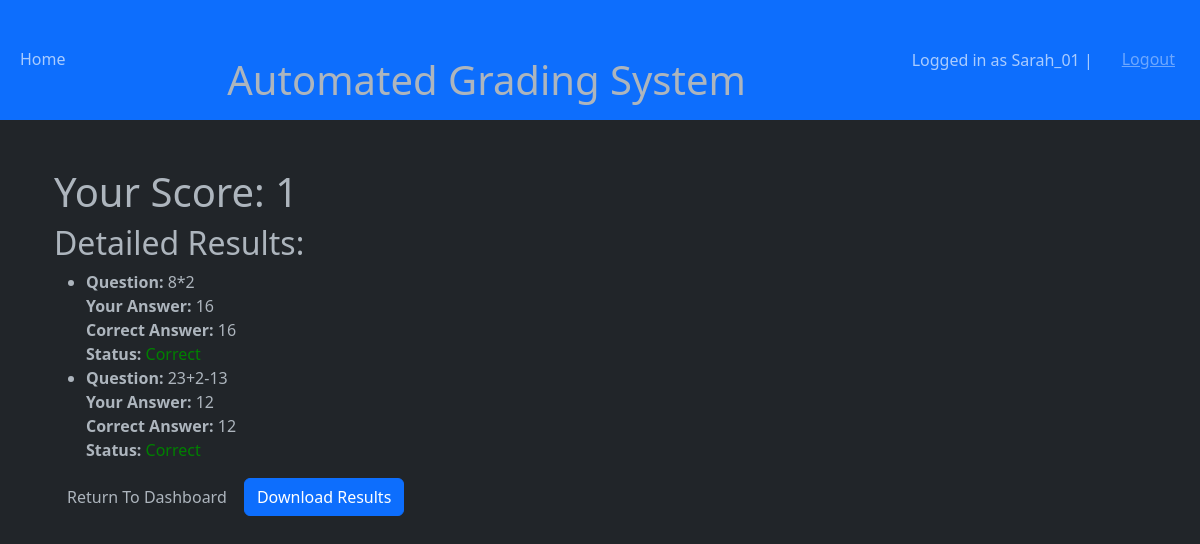
The page /quiz_results/1/365bb2ad-c953-480c-8eb0-f1f093545ca2/ (signed in) on the database its author committed.
### QuizApp/models.py (models this page shows, shortened)
class CustomUser(AbstractUser):
    is_instructor = models.BooleanField(default=False)

class Question(models.Model):
    quiz = models.ForeignKey(Quiz, related_name='questions', on_delete=models.CASCADE)
    text = models.CharField(max_length=1000)
    score = models.PositiveIntegerField(default=1)

class Choice(models.Model):
    question = models.ForeignKey(Question, related_name='choices', on_delete=models.CASCADE)
    text = models.CharField(max_length=500)
    is_correct = models.BooleanField(default=False)

### QuizApp/views.py (the view)
# urls.py: path('quiz_results/<int:score>/<str:quiz_session>/', views.quiz_results, name='quiz_results'),
@login_required
def quiz_results(request, score, quiz_session):
    user_responses = UserResponse.objects.filter(quiz_session=quiz_session)
    quiz = user_responses.first().quiz if user_responses else None  # Assume all responses belong to the same quiz
    details = []
    if quiz:
        questions = quiz.questions.all()
        for question in questions:
            response = user_responses.filter(question=question).first()
            correct_answer = Choice.objects.get(question=question, is_correct=True)
            if response:
                user_answer = response.choice
                is_correct = user_answer == correct_answer
            else:
                user_answer = None
                is_correct = False
            details.append({
                'question': question.text,
                'user_answer': user_answer.text if user_answer else "None",
                'correct_answer': correct_answer.text,
                'is_correct': is_correct
            })
    return render(request, 'QuizApp/quiz_results.html', {'score': score, 'details': details, 'quiz_session': quiz_session})

### QuizApp/templates/QuizApp/quiz_results.html
{% extends 'QuizApp/base.html' %}
{% block content %}
    <div class="container mt-5">
        <h1>Your Score: {{ score }}</h1>
        <h2>Detailed Results:</h2>
        <ul>
            {% for detail in details %}
                <li>
                    <strong class="results_question">Question:</strong> {{ detail.question }}<br>
                    <strong class="results_user_answer">Your Answer:</strong> {{ detail.user_answer }}<br>
                    <strong class="results_correct_answer">Correct Answer:</strong> {{ detail.correct_answer }}<br>
                    <strong>Status:</strong>
                    <span style="color: {% if detail.is_correct %}green{% else %}red{% endif %};">
                        {{ detail.is_correct|yesno:"Correct,Incorrect" }}
                    </span>
                </li>
            {% endfor %}
        </ul>
        <button onclick="location.href='/quiz/student_dashboard/'" class="returnToDashboard btn">Return To Dashboard</button>
        <a href="{% url 'download_pdf' quiz_session %}" class="btn btn-primary">Download Results</a>
    </div>
{% endblock %}

### QuizApp/templates/QuizApp/base.html (shortened to what this page needs)
{% load static %}
<!DOCTYPE html>
<html lang="en">
    <head>
        <link rel="stylesheet" type="text/css" href="{% static 'css/styles.css' %}">
        <link href="https://cdn.jsdelivr.net/npm/bootstrap@5.3.0/dist/css/bootstrap.min.css" rel="stylesheet">
    </head>
    <body data-bs-theme="dark">
        <nav class="navbar navbar-expand-lg bg-primary ">
            <div class="container-fluid" >
                <div>
                    <ul class="navbar-nav nav-underline">
                        <li class="nav-item">
                            <a class="nav-link" href="{% url 'home' %}">Home</a>
                        </li>
                    </ul>
                </div>
                <div class="row">
                    <ul class="navbar-nav nav-underline">
                        <li>
                            <div class="col"><h1 class="text-center mt-5">Automated Grading System</h1></div>
                        </li>
                    </ul>
                </div>
                <div>
                    <ul class="navbar-nav nav-underline">
                        {% if user.is_authenticated %}
                        <span class="navbar-text">Logged in as {{user.username}} | </span>
                        <li class="nav-item">
                            <form method="POST" action="{% url 'logout' %}" style="display:inline;">
                                <button type="submit" class="btn btn-link">Logout</button>
                            </form>
                        </li>
                        {% else %}
                        <li class="nav-item">
                            <a class="nav-link" href="{% url 'login' %}">Login</a>
                        </li>
                        {% endif %}
                    </ul>
                </div>
            </div>
        </nav>
        <div class="container">
        {% block content %}
        {% endblock %}
        </div>
    </body>
</html>

### QuizApp/static/css/styles.css (style rules this page uses)
:root { --bs-primary: #00a76a; --bs-secondary: #38b1c2; --bs-primary-fg: #75b9d4; --bs-success: #006e72; --bs-background-body: #010408; --bs-text: #ffffff; --bs-link: #017c6e; }
body { background-color: var(--bs-background-body); color: var(--bs-text); }
a { color: var(--bs-link); }

### rows shown on the page
CustomUser: username "Sarah_01"
Question: question "8*2"
Choice: user_answer "16", correct_answer "16"
Question: question "23+2-13"
Choice: user_answer "12", correct_answer "12"

### other values the page prints
{{ score }} "1"
{{ detail.is_correct|yesno:"Correct,Incorrect" }} "Correct" "Correct"
